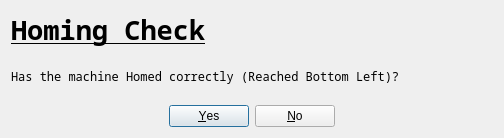
<?xml version="1.0" encoding="UTF-8"?>
<ui version="4.0">
 <class>Dialog</class>
 <widget class="QDialog" name="Dialog">
  <property name="geometry">
   <rect>
    <x>0</x>
    <y>0</y>
    <width>504</width>
    <height>138</height>
   </rect>
  </property>
  <property name="windowTitle">
   <string>Dialog</string>
  </property>
  <layout class="QGridLayout" name="gridLayout">
   <item row="2" column="0" colspan="2">
    <widget class="QLabel" name="label_2">
     <property name="font">
      <font>
       <family>Noto Sans Mono</family>
      </font>
     </property>
     <property name="text">
      <string>Has the machine Homed correctly (Reached Bottom Left)?</string>
     </property>
    </widget>
   </item>
   <item row="0" column="0">
    <widget class="QLabel" name="label">
     <property name="font">
      <font>
       <family>Noto Sans Mono</family>
       <pointsize>20</pointsize>
       <weight>75</weight>
       <bold>true</bold>
       <underline>true</underline>
      </font>
     </property>
     <property name="text">
      <string>Homing Check</string>
     </property>
    </widget>
   </item>
   <item row="1" column="0">
    <spacer name="verticalSpacer">
     <property name="orientation">
      <enum>Qt::Vertical</enum>
     </property>
     <property name="sizeHint" stdset="0">
      <size>
       <width>20</width>
       <height>40</height>
      </size>
     </property>
    </spacer>
   </item>
   <item row="3" column="0">
    <spacer name="verticalSpacer_2">
     <property name="orientation">
      <enum>Qt::Vertical</enum>
     </property>
     <property name="sizeHint" stdset="0">
      <size>
       <width>20</width>
       <height>40</height>
      </size>
     </property>
    </spacer>
   </item>
   <item row="4" column="0" colspan="2">
    <widget class="QDialogButtonBox" name="dialog_button_box">
     <property name="standardButtons">
      <set>QDialogButtonBox::No|QDialogButtonBox::Yes</set>
     </property>
     <property name="centerButtons">
      <bool>true</bool>
     </property>
    </widget>
   </item>
  </layout>
 </widget>
 <resources/>
 <connections/>
</ui>
